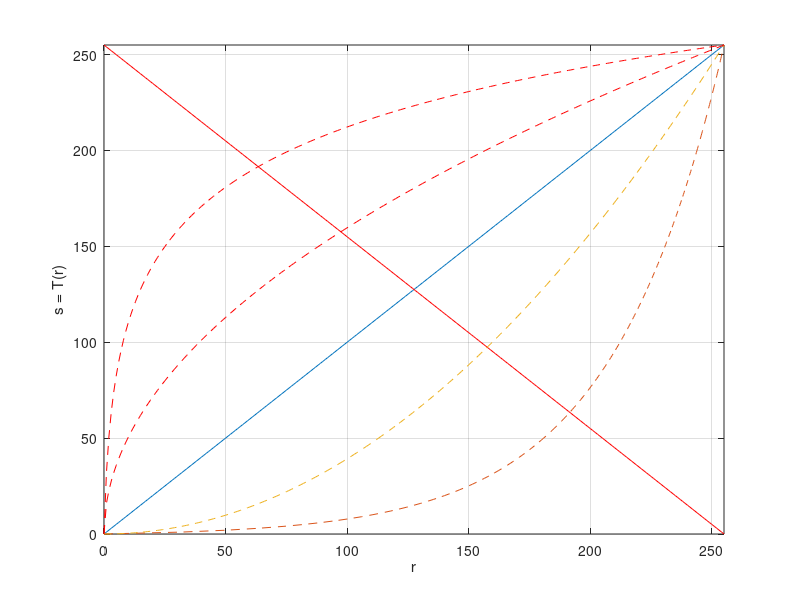

This figure's MATLAB source: (Note: this script raises an error after producing the figure.)
clear all;
close all;
clc;

% Quantidade de níveis de cinza
L = 256;

% Nível de cinza original
r = 0:L-1;

% Identidade
s = r;

plot(r,s);
hold on
xlabel('r');
ylabel('s = T(r)');
axis([0 255 0 255])
grid on

% Negativo
s = L-1-r;
plot(r,s,'r');

% Log
s = log10(1+r);
s2 = 255*(s/max(s));
plot(r,s2,'r--');
hold on

% Log inverso
s2 = (10).^s -1
s2 = 255*(s2/max(s2));
plot(255*(s/max(s)),s2,'--');

% Potência
gama = 2
s = (r.^gama)
s = 255*s/max(s)
plot(r,s,'--');

% Raiz
s = sqrt(r)
s = 255*s/max(s)
plot(r,s,'r--');


pause;

I = imread('foto.jpg');

%histograma da Imagem usando IMHIST
imhist(I,10);pause;
imhist(I,50);pause;
imhist(I); pause;
[COUNTS,X] = imhist(I);

%historgrama da Imagem usando HISt
hist(double(I(:)));pause;
hist(double(I(:)),50);pause;
hist(double(I(:)),256);
[n,x] = hist(double(I(:)));
[n2,x2] = hist(double(I(:)),[0:255]);